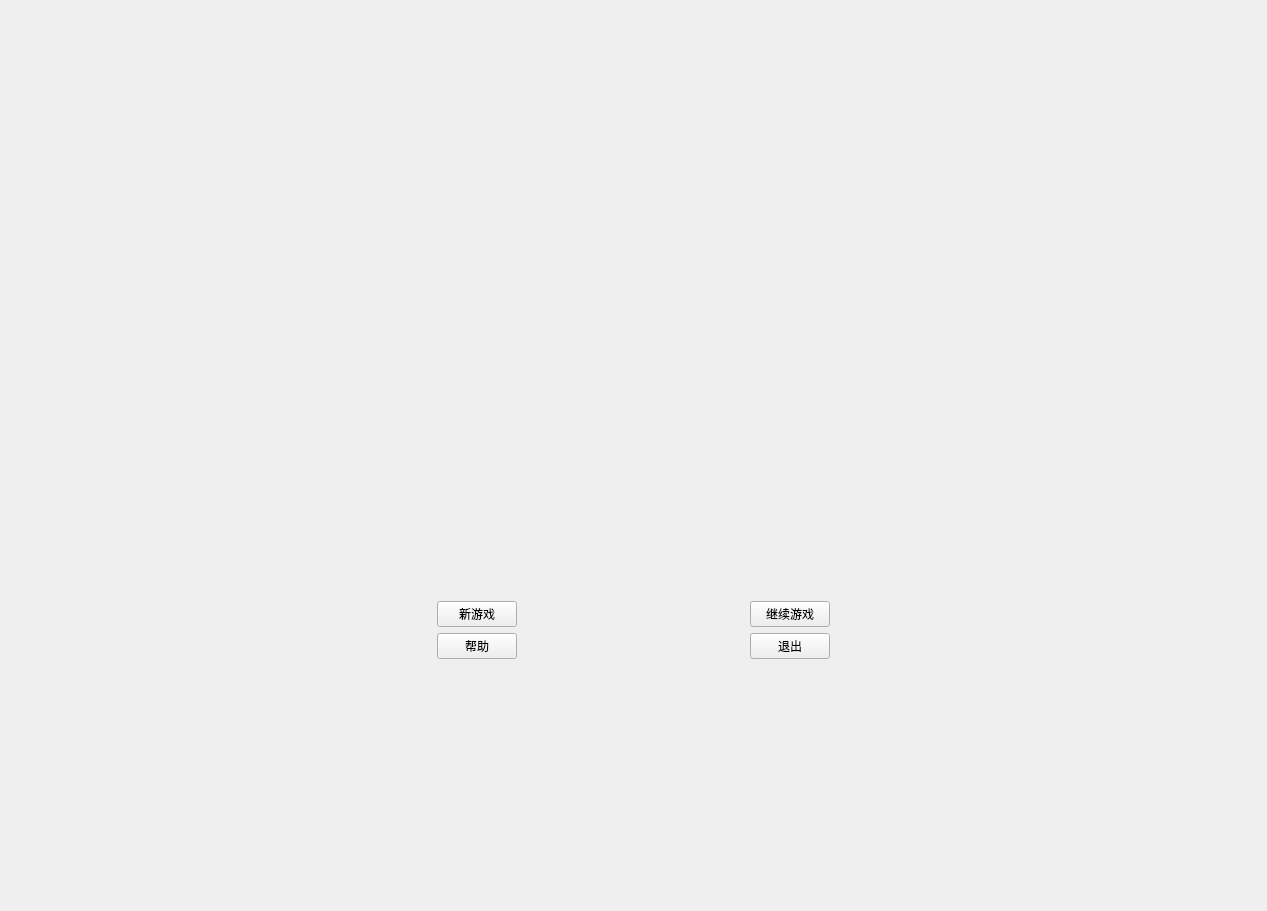
<?xml version="1.0" encoding="UTF-8"?>
<ui version="4.0">
 <class>MainWindow</class>
 <widget class="QMainWindow" name="MainWindow">
  <property name="geometry">
   <rect>
    <x>0</x>
    <y>0</y>
    <width>1267</width>
    <height>911</height>
   </rect>
  </property>
  <property name="windowTitle">
   <string>MainWindow</string>
  </property>
  <widget class="QWidget" name="centralwidget">
   <layout class="QHBoxLayout" name="horizontalLayout">
    <item>
     <spacer name="horizontalSpacer">
      <property name="orientation">
       <enum>Qt::Orientation::Horizontal</enum>
      </property>
      <property name="sizeType">
       <enum>QSizePolicy::Policy::Fixed</enum>
      </property>
      <property name="sizeHint" stdset="0">
       <size>
        <width>250</width>
        <height>20</height>
       </size>
      </property>
     </spacer>
    </item>
    <item>
     <widget class="QWidget" name="widget" native="true">
      <property name="sizePolicy">
       <sizepolicy hsizetype="Fixed" vsizetype="Fixed">
        <horstretch>0</horstretch>
        <verstretch>0</verstretch>
       </sizepolicy>
      </property>
      <layout class="QVBoxLayout" name="verticalLayout">
       <item>
        <spacer name="verticalSpacer">
         <property name="orientation">
          <enum>Qt::Orientation::Vertical</enum>
         </property>
         <property name="sizeType">
          <enum>QSizePolicy::Policy::Fixed</enum>
         </property>
         <property name="sizeHint" stdset="0">
          <size>
           <width>20</width>
           <height>350</height>
          </size>
         </property>
        </spacer>
       </item>
       <item>
        <widget class="QPushButton" name="newGameBtn">
         <property name="text">
          <string>新游戏</string>
         </property>
         <property name="iconSize">
          <size>
           <width>40</width>
           <height>40</height>
          </size>
         </property>
         <property name="flat">
          <bool>false</bool>
         </property>
        </widget>
       </item>
       <item>
        <widget class="QPushButton" name="helpBtn">
         <property name="text">
          <string>帮助</string>
         </property>
        </widget>
       </item>
      </layout>
     </widget>
    </item>
    <item>
     <spacer name="horizontalSpacer_3">
      <property name="orientation">
       <enum>Qt::Orientation::Horizontal</enum>
      </property>
      <property name="sizeType">
       <enum>QSizePolicy::Policy::Fixed</enum>
      </property>
      <property name="sizeHint" stdset="0">
       <size>
        <width>40</width>
        <height>20</height>
       </size>
      </property>
     </spacer>
    </item>
    <item>
     <widget class="QWidget" name="widget_2" native="true">
      <property name="sizePolicy">
       <sizepolicy hsizetype="Fixed" vsizetype="Fixed">
        <horstretch>0</horstretch>
        <verstretch>0</verstretch>
       </sizepolicy>
      </property>
      <layout class="QVBoxLayout" name="verticalLayout_2">
       <item>
        <spacer name="verticalSpacer_2">
         <property name="orientation">
          <enum>Qt::Orientation::Vertical</enum>
         </property>
         <property name="sizeType">
          <enum>QSizePolicy::Policy::Fixed</enum>
         </property>
         <property name="sizeHint" stdset="0">
          <size>
           <width>20</width>
           <height>350</height>
          </size>
         </property>
        </spacer>
       </item>
       <item>
        <widget class="QPushButton" name="continueGameBtn">
         <property name="text">
          <string>继续游戏</string>
         </property>
        </widget>
       </item>
       <item>
        <widget class="QPushButton" name="exitBtn">
         <property name="text">
          <string>退出</string>
         </property>
        </widget>
       </item>
      </layout>
     </widget>
    </item>
    <item>
     <spacer name="horizontalSpacer_2">
      <property name="orientation">
       <enum>Qt::Orientation::Horizontal</enum>
      </property>
      <property name="sizeType">
       <enum>QSizePolicy::Policy::Fixed</enum>
      </property>
      <property name="sizeHint" stdset="0">
       <size>
        <width>250</width>
        <height>20</height>
       </size>
      </property>
     </spacer>
    </item>
   </layout>
  </widget>
 </widget>
 <resources/>
 <connections/>
</ui>
